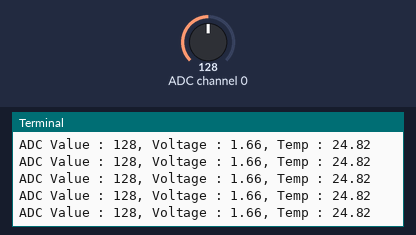
A program run on a simulated Raspberry Pi (BCM pin numbers). Parts: the last lines printed to the terminal. The test bench sets the inputs (shaded band); at power-on: ADC channel 0 = 128 (analog values on the 0–255 scale).

Above: at 1.2 s.
1.3 s: ADC channel 0 set to 178
At 1.32 s:
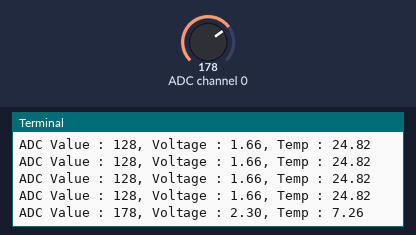
2.8 s: ADC channel 0 set to 224
At 2.84 s:
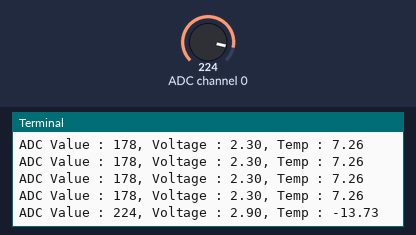
Timing chart, 0 to 5.8 s (numbered marks = the images above; inputs shaded):
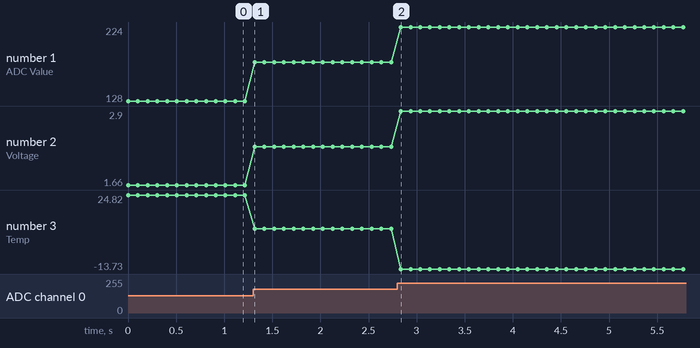

Measured:
- after the input at 1.3 s, the terminal: prints a new line at once (image 1)
- after the input at 2.8 s, the terminal: prints a new line at once (image 2)
- plotted number 1: 128 → 178 after the input at 1.3 s, 178 → 224 after the input at 2.8 s
- plotted number 2: 1.66 → 2.3 after the input at 1.3 s, 2.3 → 2.9 after the input at 2.8 s
- plotted number 3: 24.82 → 7.26 after the input at 1.3 s, 7.26 → -13.73 after the input at 2.8 s

The program:

thermometer.py
```python
from time import sleep
from math import log
from ADCDevice import ADS7830

adc = ADS7830()
ADC_MAX = 255.0 # 8-bit ADC

def loop():
    while True:
        value = adc.analogRead(0)
        voltage = value / ADC_MAX * 3.3
        resistance = 10 * voltage / (3.3 - voltage)
        temp_k = 1 / (1 / (273.15 + 25) + log(resistance / 10) / 3950.0)
        temp_c = temp_k - 273.15
        print('ADC Value : %d, Voltage : %.2f, Temp : %.2f'%(value, voltage, temp_c))
        sleep(0.1)

def destroy():
    adc.close()

if __name__ == '__main__':
    try:
        print('Starting...')
        loop()
    except KeyboardInterrupt:
        destroy()
        print('Ending.')
```
